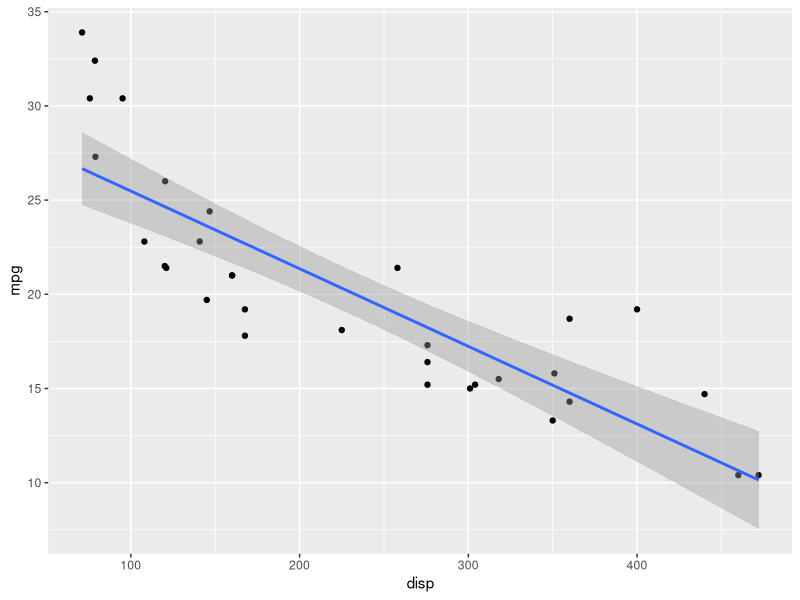
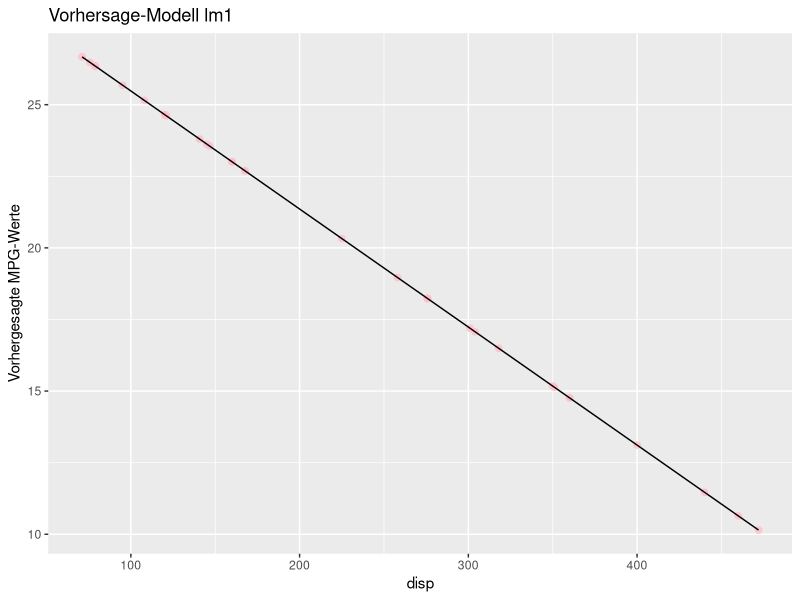

Write the R code that produced these figures, in order.
## ---- chunk 1
data("mtcars")
## ---- chunk 2
library(tidyverse)
data(mtcars)
## ---- chunk 3
lm1 <- lm(mpg ~ disp, data = mtcars)
lm1
## ---- chunk 4
predict(lm1)
## ---- chunk 5
mtcars2  <- 
  mtcars %>% 
  mutate(preds_lm1 = predict(lm1))
## ---- chunk 6
ggplot(mtcars2) +
  aes(y = mpg, x = disp) +
  geom_point() +
  geom_smooth(method = "lm")
## ---- chunk 7
mtcars2 %>% 
  ggplot(aes(x = disp, y = preds_lm1)) +
  geom_point(size = 2, alpha = .8, color = "pink") +
  geom_line() +
  labs(y = "Vorhergesagte MPG-Werte",
       title = "Vorhersage-Modell lm1")
## ---- chunk 8
mtcars2 <- 
  mtcars2 %>% 
  mutate(e = abs(mpg - preds_lm1))  # abs steht für "Absolutwert"
## ---- chunk 9
mtcars2 %>% 
  summarise(e_avg = mean(e))
